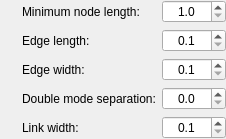
            <widget class="QWidget" name="widget_25" native="true">
             <layout class="QGridLayout" name="gridLayout_18">
              <property name="leftMargin">
               <number>0</number>
              </property>
              <property name="topMargin">
               <number>0</number>
              </property>
              <property name="rightMargin">
               <number>0</number>
              </property>
              <property name="bottomMargin">
               <number>0</number>
              </property>
              <item row="3" column="6">
               <widget class="QDoubleSpinBox" name="doubleModeNodeSeparationSpinBox">
                <property name="sizePolicy">
                 <sizepolicy hsizetype="Minimum" vsizetype="Fixed">
                  <horstretch>0</horstretch>
                  <verstretch>0</verstretch>
                 </sizepolicy>
                </property>
                <property name="focusPolicy">
                 <enum>Qt::StrongFocus</enum>
                </property>
                <property name="alignment">
                 <set>Qt::AlignCenter</set>
                </property>
                <property name="decimals">
                 <number>1</number>
                </property>
                <property name="maximum">
                 <double>100.000000000000000</double>
                </property>
                <property name="singleStep">
                 <double>0.500000000000000</double>
                </property>
               </widget>
              </item>
              <item row="0" column="4">
               <widget class="InfoTextWidget" name="minimumNodeLengthInfoText" native="true">
                <property name="sizePolicy">
                 <sizepolicy hsizetype="Fixed" vsizetype="Fixed">
                  <horstretch>0</horstretch>
                  <verstretch>0</verstretch>
                 </sizepolicy>
                </property>
                <property name="minimumSize">
                 <size>
                  <width>16</width>
                  <height>16</height>
                 </size>
                </property>
                <property name="toolTip">
                 <string>&lt;html&gt;&lt;head/&gt;&lt;body&gt;&lt;p&gt;This controls the minimum node length, regardless of the length of a node's sequence.&lt;br/&gt;&lt;br/&gt;Setting this to a smaller value will give a tighter correlation between sequence lengths and node lengths. Setting this to a larger will make smaller nodes easier to see and work with.&lt;br/&gt;&lt;br/&gt;The graph must be redrawn to see the effect of changing this setting.  &lt;/p&gt;&lt;/body&gt;&lt;/html&gt;</string>
                </property>
               </widget>
              </item>
              <item row="0" column="5">
               <widget class="QLabel" name="label_25">
                <property name="sizePolicy">
                 <sizepolicy hsizetype="Minimum" vsizetype="Preferred">
                  <horstretch>0</horstretch>
                  <verstretch>0</verstretch>
                 </sizepolicy>
                </property>
                <property name="text">
                 <string>Minimum node length:</string>
                </property>
               </widget>
              </item>
              <item row="0" column="6">
               <widget class="QDoubleSpinBox" name="minimumNodeLengthSpinBox">
                <property name="sizePolicy">
                 <sizepolicy hsizetype="Minimum" vsizetype="Fixed">
                  <horstretch>0</horstretch>
                  <verstretch>0</verstretch>
                 </sizepolicy>
                </property>
                <property name="focusPolicy">
                 <enum>Qt::StrongFocus</enum>
                </property>
                <property name="alignment">
                 <set>Qt::AlignCenter</set>
                </property>
                <property name="decimals">
                 <number>1</number>
                </property>
                <property name="minimum">
                 <double>1.000000000000000</double>
                </property>
                <property name="maximum">
                 <double>1000.000000000000000</double>
                </property>
                <property name="singleStep">
                 <double>1.000000000000000</double>
                </property>
               </widget>
              </item>
              <item row="1" column="6">
               <widget class="QDoubleSpinBox" name="edgeLengthSpinBox">
                <property name="sizePolicy">
                 <sizepolicy hsizetype="Minimum" vsizetype="Fixed">
                  <horstretch>0</horstretch>
                  <verstretch>0</verstretch>
                 </sizepolicy>
                </property>
                <property name="focusPolicy">
                 <enum>Qt::StrongFocus</enum>
                </property>
                <property name="alignment">
                 <set>Qt::AlignCenter</set>
                </property>
                <property name="decimals">
                 <number>1</number>
                </property>
                <property name="minimum">
                 <double>0.100000000000000</double>
                </property>
                <property name="maximum">
                 <double>100.000000000000000</double>
                </property>
                <property name="singleStep">
                 <double>1.000000000000000</double>
                </property>
               </widget>
              </item>
              <item row="3" column="5">
               <widget class="QLabel" name="label_33">
                <property name="sizePolicy">
                 <sizepolicy hsizetype="Minimum" vsizetype="Preferred">
                  <horstretch>0</horstretch>
                  <verstretch>0</verstretch>
                 </sizepolicy>
                </property>
                <property name="text">
                 <string>Double mode separation:</string>
                </property>
               </widget>
              </item>
              <item row="0" column="7">
               <spacer name="horizontalSpacer_29">
                <property name="orientation">
                 <enum>Qt::Horizontal</enum>
                </property>
                <property name="sizeType">
                 <enum>QSizePolicy::Expanding</enum>
                </property>
                <property name="sizeHint" stdset="0">
                 <size>
                  <width>0</width>
                  <height>20</height>
                 </size>
                </property>
               </spacer>
              </item>
              <item row="0" column="3">
               <spacer name="horizontalSpacer_30">
                <property name="orientation">
                 <enum>Qt::Horizontal</enum>
                </property>
                <property name="sizeType">
                 <enum>QSizePolicy::Expanding</enum>
                </property>
                <property name="sizeHint" stdset="0">
                 <size>
                  <width>0</width>
                  <height>20</height>
                 </size>
                </property>
               </spacer>
              </item>
              <item row="1" column="5">
               <widget class="QLabel" name="label_31">
                <property name="sizePolicy">
                 <sizepolicy hsizetype="Minimum" vsizetype="Preferred">
                  <horstretch>0</horstretch>
                  <verstretch>0</verstretch>
                 </sizepolicy>
                </property>
                <property name="text">
                 <string>Edge length:</string>
                </property>
               </widget>
              </item>
              <item row="3" column="4">
               <widget class="InfoTextWidget" name="doubleModeNodeSeparationInfoText" native="true">
                <property name="sizePolicy">
                 <sizepolicy hsizetype="Fixed" vsizetype="Fixed">
                  <horstretch>0</horstretch>
                  <verstretch>0</verstretch>
                 </sizepolicy>
                </property>
                <property name="minimumSize">
                 <size>
                  <width>16</width>
                  <height>16</height>
                 </size>
                </property>
                <property name="toolTip">
                 <string>&lt;html&gt;&lt;head/&gt;&lt;body&gt;&lt;p&gt;This controls how far apart complementary nodes are drawn from each other when the graph is drawn in double mode.&lt;br/&gt;&lt;br/&gt;The graph must be redrawn to see the effect of changing this setting.  &lt;/p&gt;&lt;/body&gt;&lt;/html&gt;</string>
                </property>
               </widget>
              </item>
              <item row="1" column="4">
               <widget class="InfoTextWidget" name="edgeLengthInfoText" native="true">
                <property name="sizePolicy">
                 <sizepolicy hsizetype="Fixed" vsizetype="Fixed">
                  <horstretch>0</horstretch>
                  <verstretch>0</verstretch>
                 </sizepolicy>
                </property>
                <property name="minimumSize">
                 <size>
                  <width>16</width>
                  <height>16</height>
                 </size>
                </property>
                <property name="toolTip">
                 <string>&lt;html&gt;&lt;head/&gt;&lt;body&gt;&lt;p&gt;This controls the length of the edges that connect nodes.&lt;br/&gt;&lt;br/&gt;Set to a larger value for more separate nodes. Set to a smaller value for more tightly packed nodes.&lt;br/&gt;&lt;br/&gt;The graph must be redrawn to see the effect of changing this setting. &lt;/p&gt;&lt;/body&gt;&lt;/html&gt;</string>
                </property>
               </widget>
              </item>
              <item row="2" column="4">
               <widget class="InfoTextWidget" name="edgeWidthInfoText" native="true">
                <property name="sizePolicy">
                 <sizepolicy hsizetype="Fixed" vsizetype="Fixed">
                  <horstretch>0</horstretch>
                  <verstretch>0</verstretch>
                 </sizepolicy>
                </property>
                <property name="minimumSize">
                 <size>
                  <width>16</width>
                  <height>16</height>
                 </size>
                </property>
                <property name="toolTip">
                 <string>&lt;html&gt;&lt;head/&gt;&lt;body&gt;&lt;p&gt;This controls the width of the edges that connect nodes.&lt;br/&gt;&lt;br/&gt;The graph does not need to be redrawn to see the effect of changing this setting. &lt;/p&gt;&lt;/body&gt;&lt;/html&gt;</string>
                </property>
               </widget>
              </item>
              <item row="2" column="5">
               <widget class="QLabel" name="label_5">
                <property name="sizePolicy">
                 <sizepolicy hsizetype="Minimum" vsizetype="Preferred">
                  <horstretch>0</horstretch>
                  <verstretch>0</verstretch>
                 </sizepolicy>
                </property>
                <property name="text">
                 <string>Edge width:</string>
                </property>
               </widget>
              </item>
              <item row="2" column="6">
               <widget class="QDoubleSpinBox" name="edgeWidthSpinBox">
                <property name="sizePolicy">
                 <sizepolicy hsizetype="Minimum" vsizetype="Fixed">
                  <horstretch>0</horstretch>
                  <verstretch>0</verstretch>
                 </sizepolicy>
                </property>
                <property name="focusPolicy">
                 <enum>Qt::StrongFocus</enum>
                </property>
                <property name="alignment">
                 <set>Qt::AlignCenter</set>
                </property>
                <property name="decimals">
                 <number>1</number>
                </property>
                <property name="minimum">
                 <double>0.100000000000000</double>
                </property>
                <property name="maximum">
                 <double>100.000000000000000</double>
                </property>
                <property name="singleStep">
                 <double>0.500000000000000</double>
                </property>
               </widget>
              </item>
              <item row="4" column="4">
               <widget class="InfoTextWidget" name="linkWidthInfoText" native="true">
                <property name="sizePolicy">
                 <sizepolicy hsizetype="Fixed" vsizetype="Fixed">
                  <horstretch>0</horstretch>
                  <verstretch>0</verstretch>
                 </sizepolicy>
                </property>
                <property name="minimumSize">
                 <size>
                  <width>16</width>
                  <height>16</height>
                 </size>
                </property>
                <property name="toolTip">
                 <string>&lt;html&gt;&lt;head/&gt;&lt;body&gt;&lt;p&gt;This controls
                 the width of the additiona links that connect nodes.&lt;br/&gt;&lt;br/&gt;The graph does not need to be redrawn to see the effect of changing this setting. &lt;/p&gt;&lt;/body&gt;&lt;/html&gt;</string>
                </property>
               </widget>
              </item>
              <item row="4" column="5">
               <widget class="QLabel" name="label_55">
                <property name="sizePolicy">
                 <sizepolicy hsizetype="Minimum" vsizetype="Preferred">
                  <horstretch>0</horstretch>
                  <verstretch>0</verstretch>
                 </sizepolicy>
                </property>
                <property name="text">
                 <string>Link width:</string>
                </property>
               </widget>
              </item>
              <item row="4" column="6">
               <widget class="QDoubleSpinBox" name="linkWidthSpinBox">
                <property name="sizePolicy">
                 <sizepolicy hsizetype="Minimum" vsizetype="Fixed">
                  <horstretch>0</horstretch>
                  <verstretch>0</verstretch>
                 </sizepolicy>
                </property>
                <property name="focusPolicy">
                 <enum>Qt::StrongFocus</enum>
                </property>
                <property name="alignment">
                 <set>Qt::AlignCenter</set>
                </property>
                <property name="decimals">
                 <number>1</number>
                </property>
                <property name="minimum">
                 <double>0.100000000000000</double>
                </property>
                <property name="maximum">
                 <double>100.000000000000000</double>
                </property>
                <property name="singleStep">
                 <double>0.500000000000000</double>
                </property>
               </widget>
              </item>
             </layout>
            </widget>
